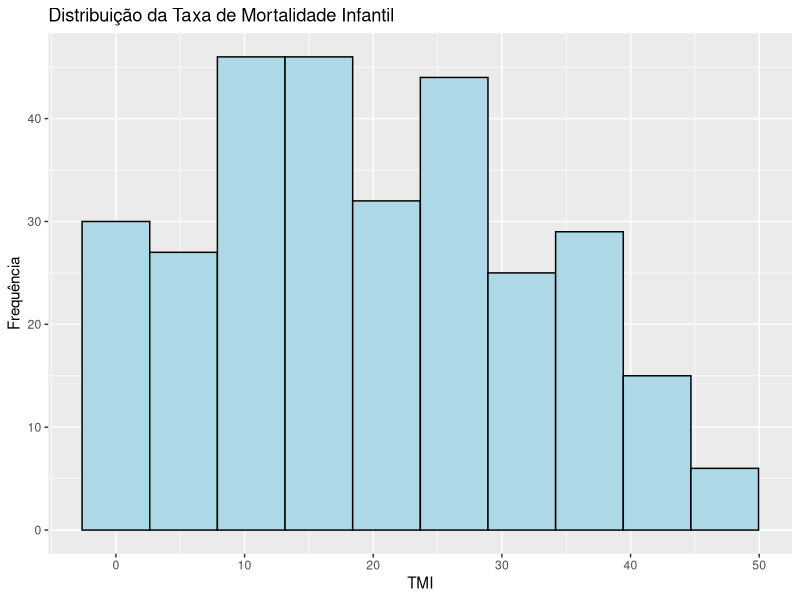
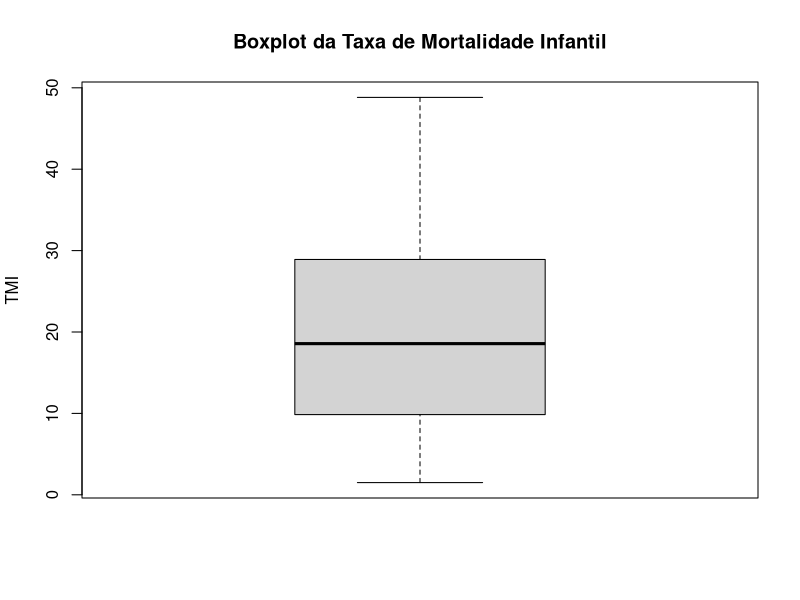

Source code (R) for these figures, in order:
## ---- chunk 1
#| label: setup
#| echo: false
#| message: false
#| warning: false

library(dplyr)
library(ggplot2)
## ---- chunk 2
library(readxl)

dados <- read_excel("dados.xlsx")

head(dados)
## ---- chunk 3
nrow(dados)
## ---- chunk 4
str(dados)
## ---- chunk 5
summary(dados)
## ---- chunk 6
colSums(is.na(dados))
## ---- chunk 7
ggplot(dados, aes(x = tmi)) +
  geom_histogram(bins = 10, fill = "lightblue", color = "black") +
  labs(
    title = "Distribuição da Taxa de Mortalidade Infantil",
    x = "TMI",
    y = "Frequência"
  )
## ---- chunk 8
boxplot(dados$tmi,
        main = "Boxplot da Taxa de Mortalidade Infantil",
        ylab = "TMI")
